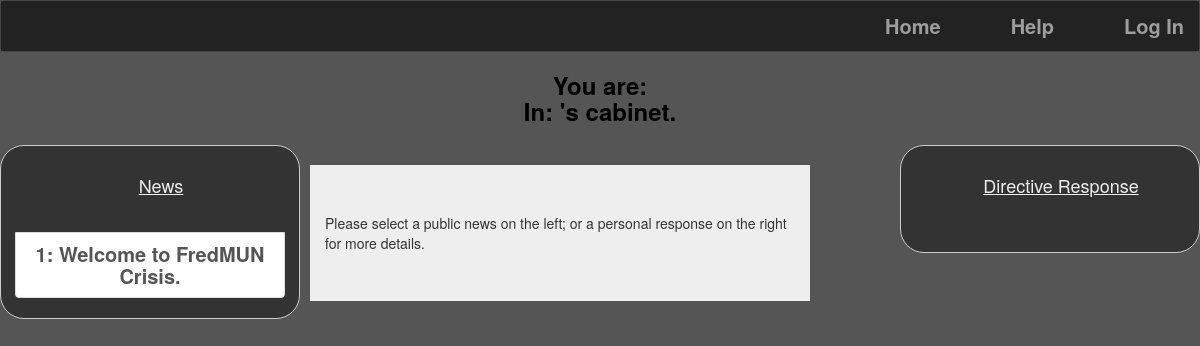
Before: /WebsiteOutput/profile.php with the older database file.
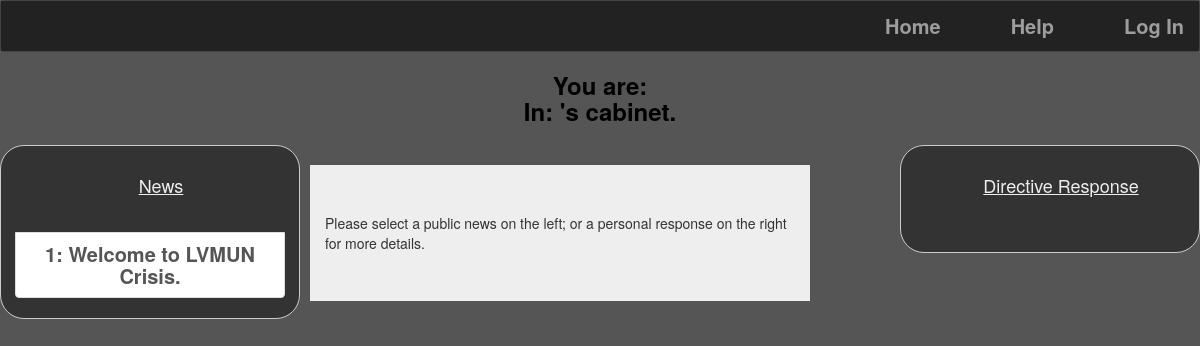
After: the same page with the newer database file.
### tables this page shows
CREATE TABLE IF NOT EXISTS `News` (
  `NewsNumber` int(5) NOT NULL,
  `NewsTitle` text NOT NULL,
  `NewsDescription` text NOT NULL,
  `NewsImage` text
);

### WebsiteOutput/newsProfile.php (the view, shortened to what this page needs)
	<div class="col-xs-3 col-sm-3 sidebarJS" id="alreadyAThing" style='float:left;'>
	<div class="list-group" id="listgroupJSItem">
	<h4 style="padding: 0px 60px 0px 60px"> News </h4>
	<br>
<?php
		$con = mysqli_connect("localhost", "d5g9x9d8_user","1qwerty1","d5g9x9d8_test2AndrewForLife") or die(mysql_error());
		$result = $con->query("SELECT * FROM News ORDER BY NewsNumber ASC");
		if ($result->num_rows > 0) {
			$myArray = array();
			$publicNewsNumber = 0;
		     while($row = $result->fetch_assoc()) {
		    	$publicNewsNumber ++;
		     	if (isset($_GET['message'])) {
					$message = $_GET['message'];
					if ($message === $row["NewsNumber"]) {
				     	$arrayElement = "<a class='list-group-item active' href='profile.php?message="  . $row["NewsNumber"] . "'>" . $publicNewsNumber . ": " . $row["NewsTitle"] . "</a> ";
				     	$publicDisplayNewsNumber = $publicNewsNumber;
					}else {
						$arrayElement = "<a class='list-group-item' href='profile.php?message="  . $row["NewsNumber"] . "'>" . $publicNewsNumber . ": " . $row["NewsTitle"] . "</a> ";
					}
				}else {
			     	$arrayElement =  "<a class='list-group-item' href='profile.php?message="  . $row["NewsNumber"] . "'>" . $publicNewsNumber . ": " . $row["NewsTitle"] . "</a> ";
		    	}
		     	$myArray[] = $arrayElement;
		     }
		     $myArray = array_reverse($myArray);
		     foreach ($myArray as $element) {
		     	echo $element;
		     }
		}
	?>
		</div>
		</div>

Changed rows visible on the page:
changed news: NewsTitle "Welcome to FredMUN Crisis." → "Welcome to LVMUN Crisis."
